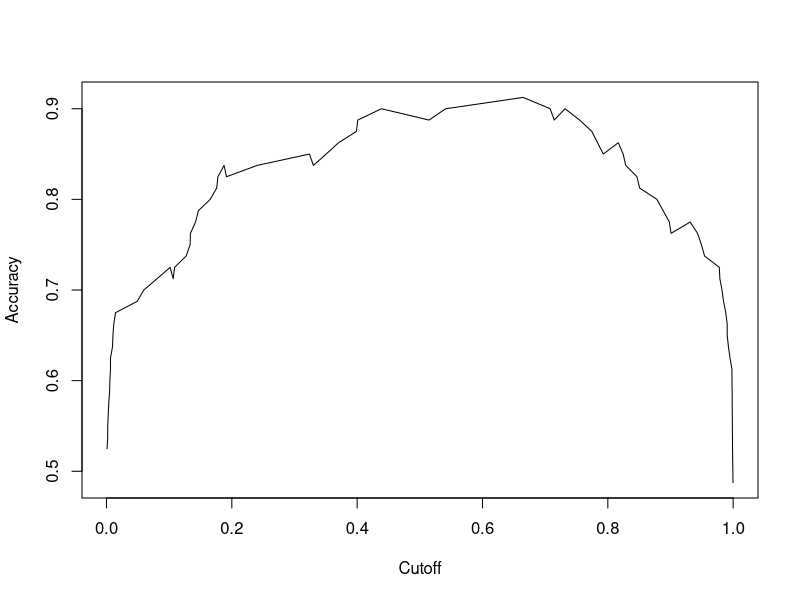
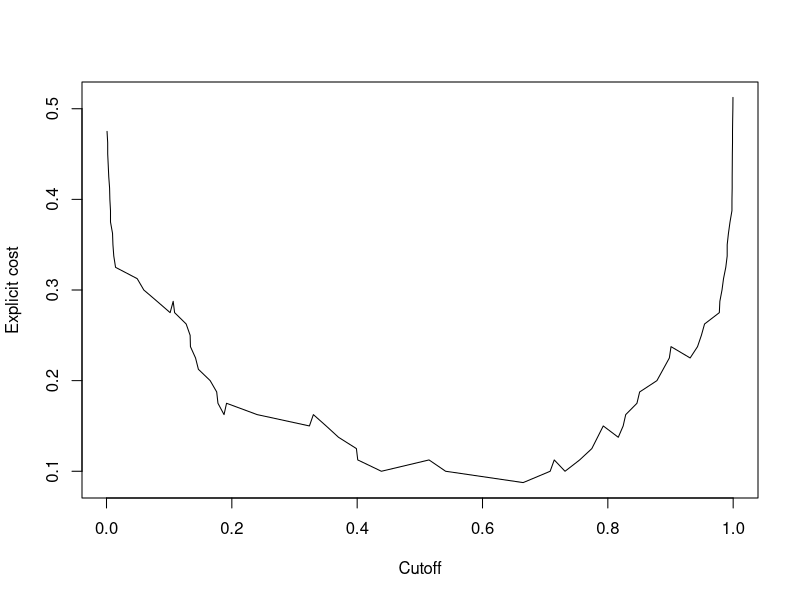
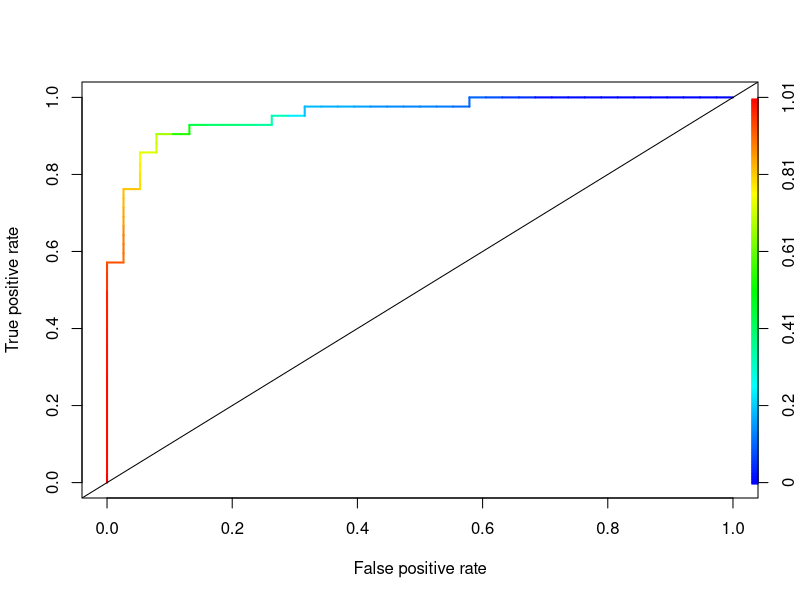

The R script that drew these images, in order:
#how to create an roc curve in r

  #ROC stands for Receiver Operating Characteristics, and it is
  #used to evaluate the prediction accuracy of a classifier model

  #ROC curve is a metric describing the trade-off between the sensitivity
  #(true positive rate, tpr) and specificity (false positive rate, fpr)
  #of a prediction in all probability cutoffs (thresholds)

  #it can be used for binary and multi-class classification accuracy checking

  #to evaluate the ROC in multi-class prediction, we create
  #binary classes by mapping each class against the other classes

  #in this tutorial, you'll learn how to check the ROC curve in R

  #we use the ROCR package in this tutorial

  #since ROC is created by the tpr and fpr value,
  #here I'll mention the formula of both metrics

  #please refer to my previous post about the
  #confusion matrix to understand below metrics

    #tpr = tp / (tp + fn)
    #fpr = fp / (fp + tn)

  #first, we'll generate a sample data set and build a classifier
  #with a logistic regression model, then predict the test data

  #based on prediction data we'll create a
  #ROC curve and find out some other metrics

    library(ROCR)

    df = data.frame(a = sample(1:25, 400, replace = T),
                    b = runif(400) * 3, 
                    c = sample(1:10, 400, replace = T))

    df = cbind(df,type = ifelse((df$a + df$b + df$c) >= 20, 1, 0)) 

    index = sample(1:nrow(df), size = .80 * nrow(df))
    train = df[index, ]
    test = df[-index, ]

    model = glm(type ~ a + b, data = train, family = binomial(link = "logit"))

    pred = predict(model, test, type = "response")

#performance check

  #next, we'll use the prediction and performance
  #functions of the ROCR package to check the accuracy

  #the accuracy vs cutoff values plot is shown below

    pred = prediction(pred, test$type)
    perf = performance(pred, "acc")
    plot(perf)

  #you can also check the other metrics with the
  #performance function and visualize them in a plot

    perf_cost = performance(pred, "cost")
    perf_err = performance(pred, "err")
    perf_tpr = performance(pred, "tpr")
    perf_sn_sp = performance(pred, "sens", "spec")
  
    plot(perf_cost)

  #we can get maximum accuracy cutoff from accuracy performance

    max_ind = which.max(slot(perf, "y.values")[[1]])
    acc = slot(perf, "y.values")[[1]][max_ind]
    cutoff = slot(perf, "x.values")[[1]][max_ind]
    print(c(accuracy = acc, cutoff = cutoff))

#ROC curve
  
  #next, we'll create a ROC curve
  
    roc = performance(pred, "tpr", "fpr")
    plot(roc, colorize = T, lwd = 2)
    abline(a = 0, b = 1)

  #a random guess is a diagonal line
  #and the model does not make any sense

  #if the curve approaches closer to the top-left corner,
  #model performance becomes much better

  #any curve under the diagonal is worse than a random guess

  #we can set the cutoff threshold based on our requirement
  #in terms of sensitivity and specificity importance

#AUC

  #the AUC represents the area under the ROC curve
  #we can evaluate the model performance by the value of the AUC
  #higher than 0.5 shows a better model performance
  #if the curve changes to rectangle it is perfect classifier with AUC value = 1

    auc = performance(pred, measure = "auc")
    print(auc@y.values)

  #in this tutorial, we've briefly learned how to build
  #a ROC curve and find out AUC with the ROCR package

#source code listing
